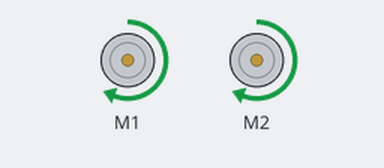
Bench run of a program on a simulated BBC micro:bit (MakeCode). Shown: 2 × DC motor (green arrow = forward, orange = backward, longer = faster).

Above: at 0.1 s.
At 3.1 s:
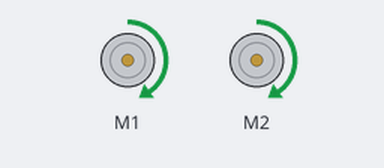
At 5.1 s:
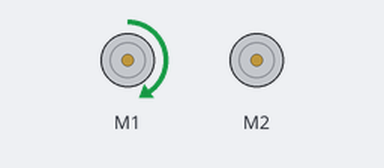
At 7.1 s:
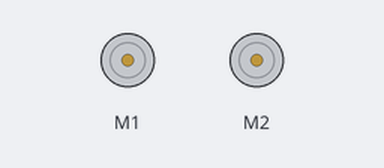
Timing chart, 0 to 8.6 s (numbered marks = the images above):
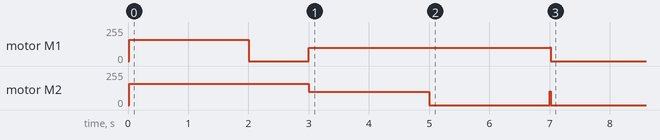

Measured:
- by itself, motor M1: stopped → forward 160/255 at 0.02 s, → stopped 2.0 s later, → forward 101/255 1.0 s later, → stopped 4.0 s later
- by itself, motor M2: stopped → forward 160/255 at 0.02 s, → forward 101/255 3.0 s later, → stopped 2.0 s later

The program:

main.ts
```typescript
maqueen.motorRun(maqueen.Motors.All, maqueen.Dir.CW, 160)
basic.pause(2000)
maqueen.motorStop(maqueen.Motors.M1)
basic.pause(1000)
maqueen.motorRun(maqueen.Motors.All, maqueen.Dir.CW, 101)
basic.pause(2000)
maqueen.motorStop(maqueen.Motors.M2)
basic.pause(2000)
maqueen.motorRun(maqueen.Motors.All, maqueen.Dir.CW, 103)
maqueen.motorStop(maqueen.Motors.All)
basic.forever(function () {

})
```

test.ts
```typescript
// aquí va el archivo "tests"; esto no se compilará cuando este paquete se utilice como una extensión.
```
